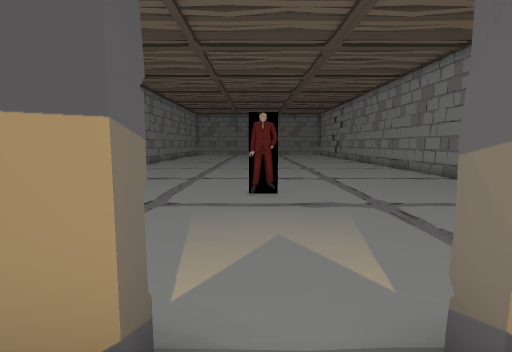
view 1 (above)

16 first-person views from a walk through a 3-D level made in the Unity game engine. The camera is 1.2 m above the floor, tilts 6° down and sees 80° across. The floor is counted in squares, 1 m on a side. Each view is taken from the middle of a square. On the plan, view 1 faces up. The plan holds only what a view shows up to about 13 squares ahead; the rest is blank. The place goes on beyond the plan. The player character is not drawn. Door leaves are left out, so doorways stand open.

view 2
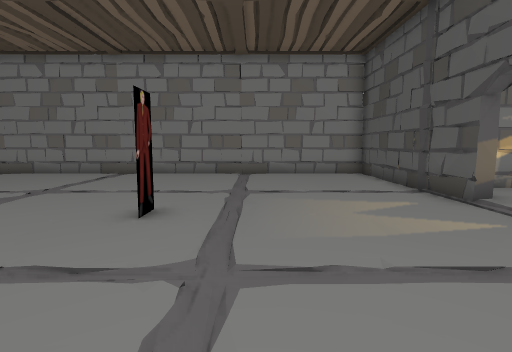

view 3
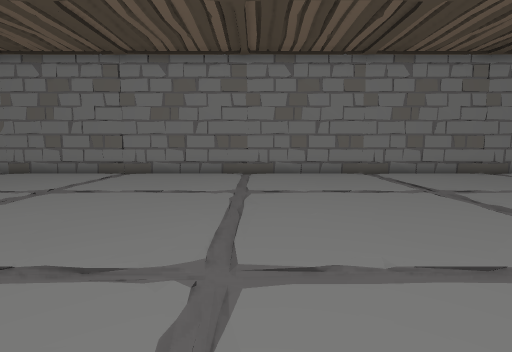

view 4
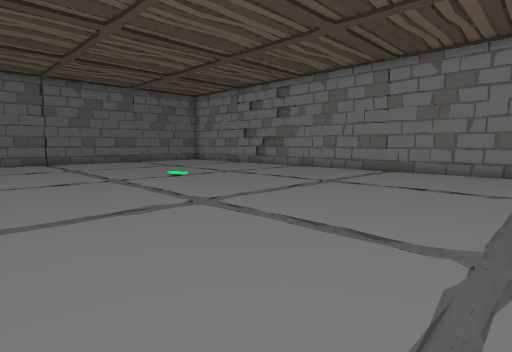

view 5
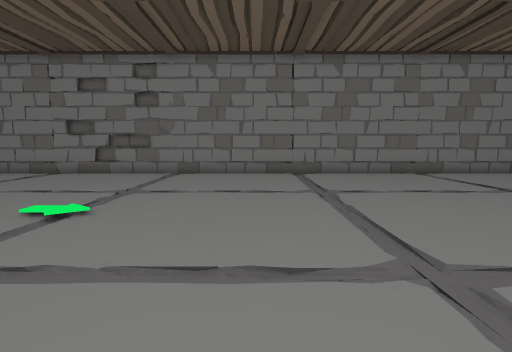

view 6
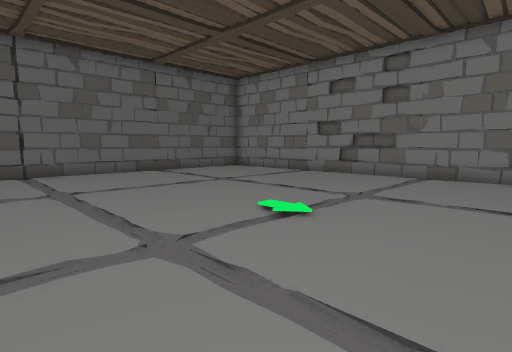

view 7
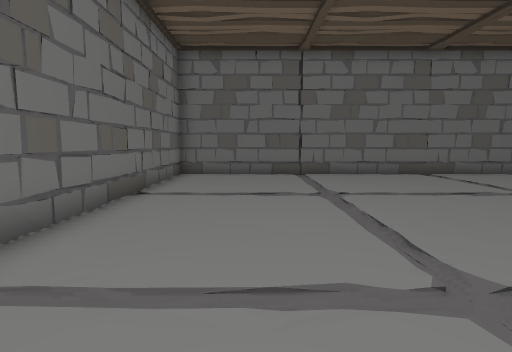

view 8
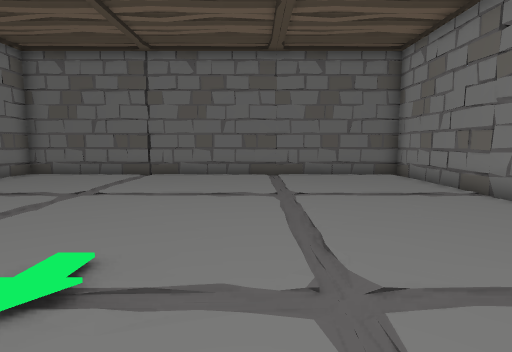

view 9
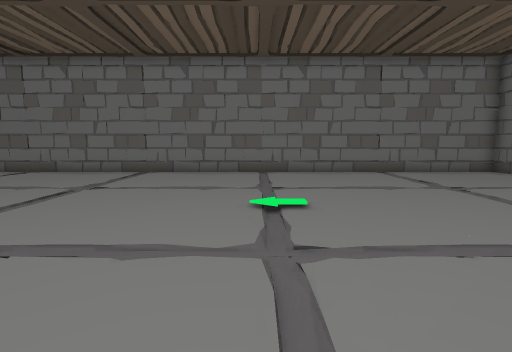

view 10
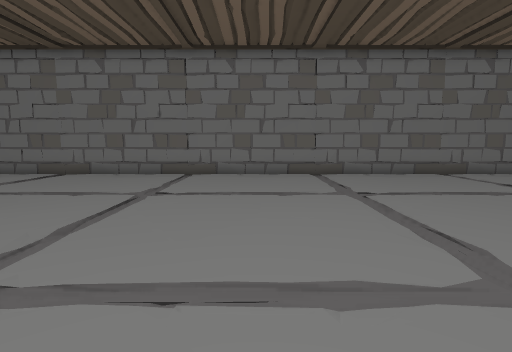

view 11
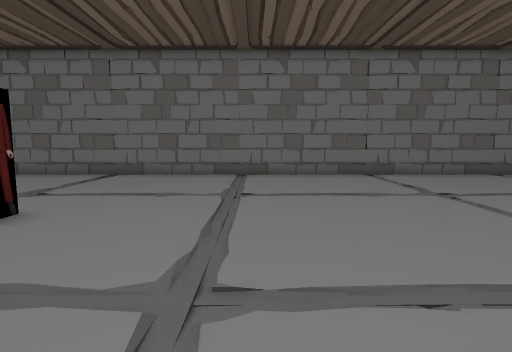

view 12
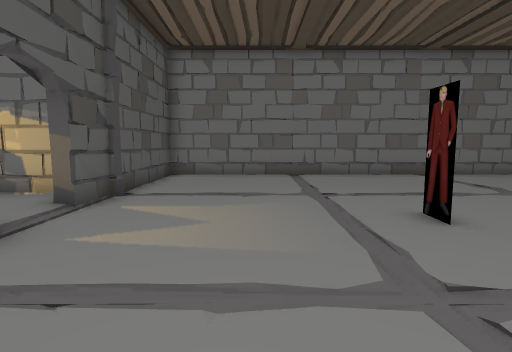

view 13
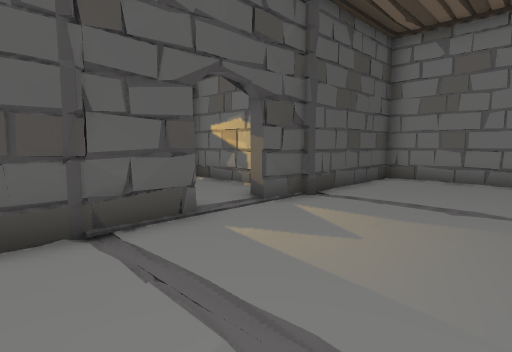

view 14
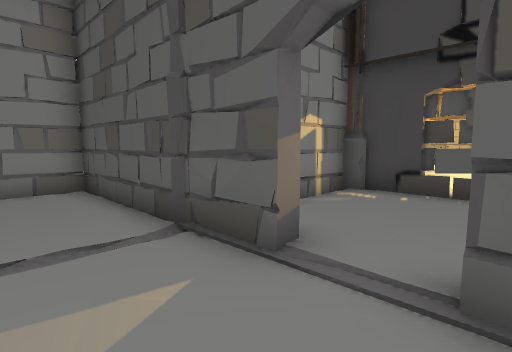

view 15
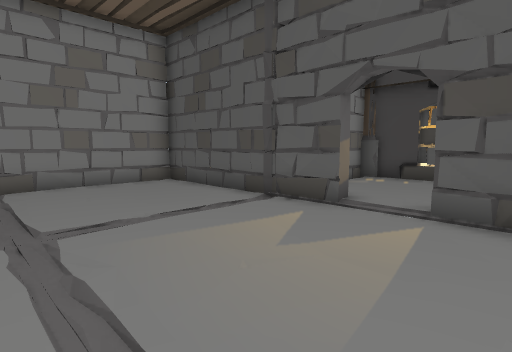

view 16
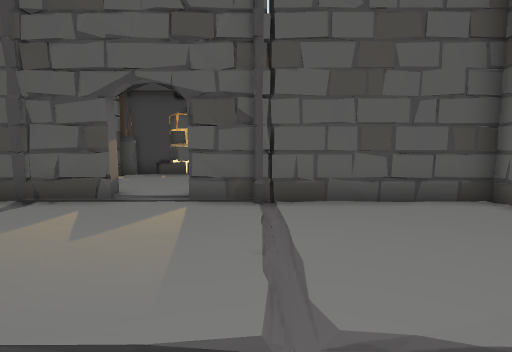

### Floor plan
Points are (right, up) in squares from view 1. A wall is a line through its corners. A room is listed if a view was taken in it or the views show most of it. See-through windows are left out.
Room 1 (view 1)
walls: (0.4, -3) (2.5, -3); (-1.9, 0.3) (-2.1, -0.2); (-1.9, 0.4) (-1.9, -2.5); (1.1, 1.1) (1.1, 1.7); (-0.6, 1.6) (-0.6, 1.2) (-1.3, 1.3); (2.8, -2.5) (2.8, -0.1)
ways out: opening at (0.5, 1) to room 2
Room 2 (views 2, 3, 4, 5, 6, 7, 8, 9, 10, 11, 12, 13, 14, 15, 16)
walls: (7.5, 18.2) (7.7, 18.9); (7.8, 18.5) (7.6, 19.1); (7.5, 23) (7.7, 23.8) (7.6, 24.2); (-6.9, 19.8) (-7.1, 19.2); (-6.9, 17.6) (-7.1, 16.9); (7.5, 12.9) (7.7, 13.8) (7.6, 14); (-7, 14.8) (-7.2, 14.3) (-7, 13.7); (0.6, 7.9) (-0.2, 7.9); (-6.9, 27.5) (-7.1, 26.7); (7.6, 9) (7.8, 9.9); (-7.2, 9.4) (-7, 8.7); (-6.9, 29.7) (-7.1, 29) (-7, 28.6); (7.5, 5.4) (7.7, 6.1); (-6.9, 5.7) (-7.2, 4.8); (-7, 4.9) (-7.1, 4.3) (-7, 3.8); (-0.3, 36) (-1.4, 36.3); (7.6, 3.1) (7.8, 3.6) (7.6, 4.2); (-6.9, 34.3) (-7.1, 33.7); (-2, 2) (-1.2, 1.9); (1.1, 1.7) (2.2, 1.6); (0.8, 36.3) (0.2, 36.2); (1.1, 1.6) (7.6, 1.6) (7.6, 36.2) (-7, 36.2) (-7, 1.6) (-0.6, 1.6); (6.3, 36.1) (5.5, 36.3) (5.2, 36.2); (-2.8, 1.5) (-2, 1.7) (-0.6, 1.6); (4.9, 1.5) (5.4, 1.6); (-4.4, 36.3) (-4.9, 36.2)
low walls: (-7.2, 17.3) (-7, 16.7); (7.6, 25.2) (7.7, 25.7); (-7, 9.9) (-7.2, 9.4); (1.3, 36.2) (0.8, 36.3); (4.1, 36.1) (3.6, 36.3)
ways out: opening at (0.5, 1) to room 1

Where each view was taken, in squares from view 1:
view 1: 0 up, 0 right, facing up
view 2: 6 up, 5 left, facing right
view 3: 16 up, 5 left, facing right
view 4: 16 up, 6 left, facing up-right
view 5: 23 up, 5 left, facing right
view 6: 23 up, 4 left, facing up-right
view 7: 24 up, 4 left, facing up
view 8: 24 up, 2 right, facing up
view 9: 26 up, 6 right, facing left
view 10: 19 up, 5 right, facing left
view 11: 12 up, 5 right, facing left
view 12: 5 up, 5 right, facing left
view 13: 6 up, 4 right, facing down-left
view 14: 4 up, 1 left, facing down-right
view 15: 7 up, 2 left, facing down-right
view 16: 8 up, 2 left, facing down
